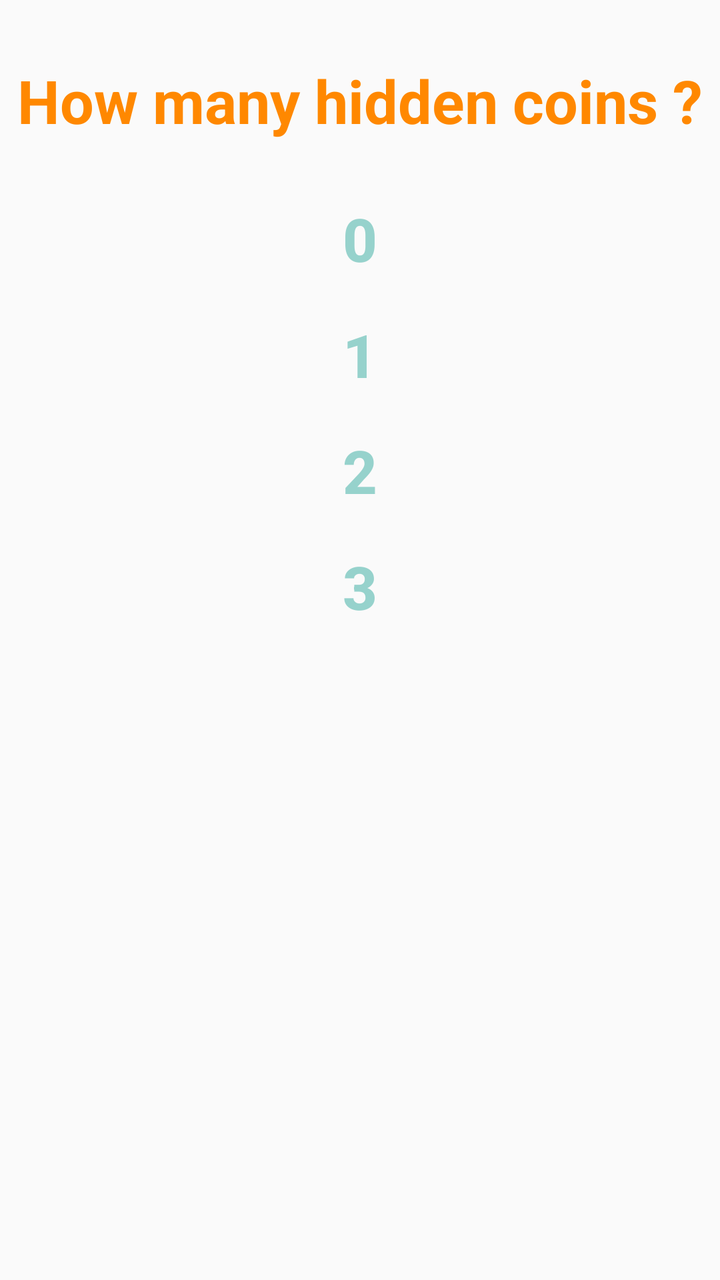
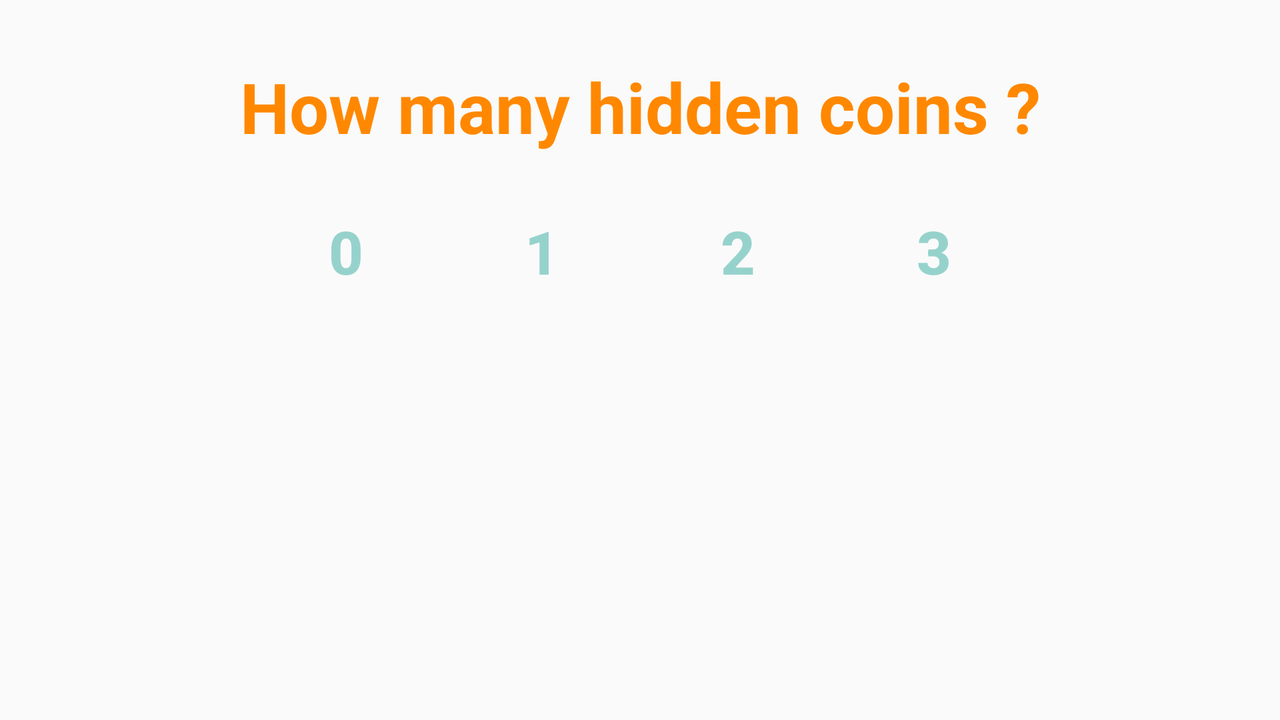

An Android layout and its configuration variant, each rendered on a device that would load it. The default file and the variant file are quoted in full after the pictures.
<!-- AndroidManifest.xml: application theme AppTheme -->
<!-- res/layout/activity_apostajh.xml -->
<LinearLayout xmlns:android="http://schemas.android.com/apk/res/android"
    xmlns:tools="http://schemas.android.com/tools"
    android:orientation="vertical"
    android:layout_width="match_parent"
    android:layout_height="match_parent"
    android:background="@android:color/transparent"
    tools:context="com.example.jm.jogomoeda.Final">



    <TextView
        android:layout_width="fill_parent"
        android:layout_height="wrap_content"
        android:text="@string/pre1"
        android:id="@+id/Pregunta1"
        android:autoText="false"
        android:textStyle="bold"
        android:textSize="30dp"
        android:textColor="@android:color/holo_orange_dark"
        android:gravity="center_horizontal"
        android:layout_marginTop="30dp"
        android:layout_marginBottom="20dp" />

    <Button
        android:layout_width="fill_parent"
        android:layout_height="wrap_content"
        android:text="0"
        android:background="@null"
        android:id="@+id/M0"
        android:layout_margin="5dp"
        android:textStyle="bold"
        android:textSize="30dp"
        android:nestedScrollingEnabled="false"
        android:textColor="@color/highlighted_text_material_light" />

    <Button
        android:layout_width="fill_parent"
        android:layout_height="wrap_content"
        android:text="1"
        android:background="@null"
        android:id="@+id/M1"
        android:layout_gravity="center_horizontal"
        android:textStyle="bold"
        android:textSize="30dp"
        android:layout_margin="5dp"
        android:textColor="@color/highlighted_text_material_light" />

    <Button
        android:layout_width="fill_parent"
        android:layout_height="wrap_content"
        android:text="2"
        android:background="@null"
        android:id="@+id/M2"
        android:layout_gravity="center_horizontal"
        android:textSize="30dp"
        android:textStyle="bold"
        android:layout_margin="5dp"
        android:textColor="@color/highlighted_text_material_light" />

    <Button
        android:layout_width="fill_parent"
        android:layout_height="wrap_content"
        android:text="3"
        android:background="@null"
        android:id="@+id/M3"
        android:textStyle="bold"
        android:textSize="30dp"
        android:layout_margin="5dp"
        android:layout_gravity="center_horizontal"
        android:textColor="@color/highlighted_text_material_light" />

</LinearLayout>
<!-- resources referenced by this layout -->
<resources>
  <string name="pre1">How many hidden coins ?</string>
  <style name="AppTheme" parent="Theme.AppCompat.Light">
          
     </style>
</resources>
<!-- res/layout-land/activity_apostajh.xml (the repository's variant of the layout above) -->
<!-- drawn on the phone turned sideways -->
<LinearLayout xmlns:android="http://schemas.android.com/apk/res/android"
    android:orientation="vertical"
    android:layout_width="fill_parent"
    android:layout_height="fill_parent"
    android:background="@android:color/transparent">




    <TextView
        android:layout_width="fill_parent"
        android:layout_height="wrap_content"
        android:text="@string/pre1"
        android:id="@+id/Pregunta1"
        android:autoText="false"
        android:textStyle="bold"
        android:textSize="35dp"
        android:textColor="@android:color/holo_orange_dark"
        android:gravity="center_horizontal"
        android:layout_marginTop="30dp"
        android:layout_marginBottom="20dp" />

    <TableRow
        android:layout_width="fill_parent"
        android:layout_height="wrap_content"
        android:gravity="center_horizontal">

        <Button
            android:layout_width="wrap_content"
            android:layout_height="wrap_content"
            android:text="0"
            android:background="@null"
            android:id="@+id/M0"
            android:textStyle="bold"
            android:textSize="30sp"
            android:layout_margin="5dp"
            android:textColor="@color/highlighted_text_material_light" />

        <Button
            android:layout_width="wrap_content"
            android:layout_height="wrap_content"
            android:text="1"
            android:background="@null"
            android:id="@+id/M1"
            android:textStyle="bold"
            android:textSize="30dp"
            android:layout_margin="5dp"
            android:textColor="@color/highlighted_text_material_light" />

        <Button
            android:layout_width="wrap_content"
            android:layout_height="wrap_content"
            android:text="2"
            android:background="@null"
            android:id="@+id/M2"
            android:textSize="30dp"
            android:textStyle="bold"
            android:layout_margin="5dp"
            android:textColor="@color/highlighted_text_material_light" />

        <Button
            android:layout_width="wrap_content"
            android:layout_height="wrap_content"
            android:text="3"
            android:background="@null"
            android:id="@+id/M3"
            android:textStyle="bold"
            android:textSize="30dp"
            android:layout_margin="5dp"
            android:textColor="@color/highlighted_text_material_light" />

    </TableRow>



</LinearLayout>
